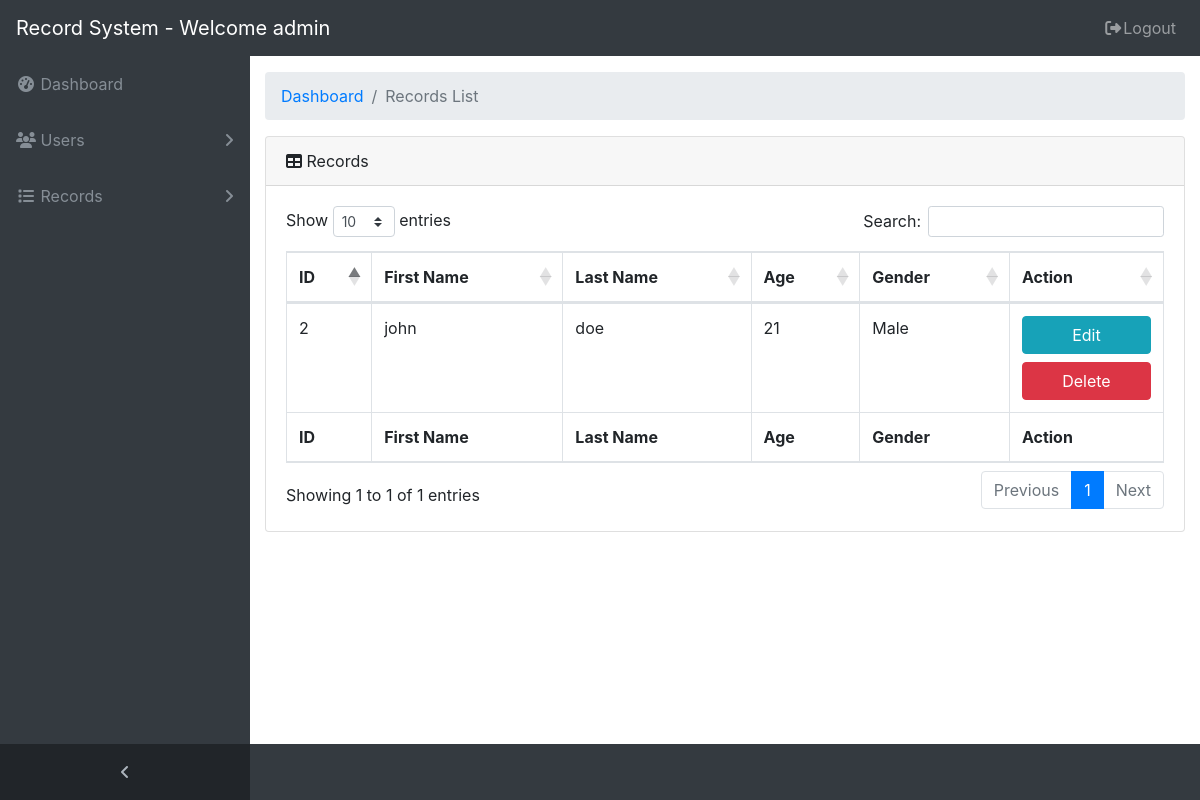
The app's page /recordslist.php (signed in) with its own data.
### tables this page shows
CREATE TABLE `tbl_records` (
  `id` int(11) NOT NULL,
  `firstname` text,
  `lastname` text,
  `age` text,
  `gender` text
);

### recordslist.php (the view, shortened to what this page needs)
<!DOCTYPE html>
<html lang="en">
<?php include 'header.php'; ?>
<body class="fixed-nav sticky-footer bg-dark" id="page-top">
  <?php include 'navbar.php'?>
  <div class="content-wrapper">
    <div class="container-fluid">
      <ol class="breadcrumb">
        <li class="breadcrumb-item">
          <a href="#">Dashboard</a>
        </li>
        <li class="breadcrumb-item active">Records List</li>
      </ol>
      <div class="card mb-3">
        <div class="card-header">
          <i class="fa fa-table"></i> Records</div>
        <div class="card-body">
          <div class="table-responsive">
            <table class="table table-bordered" id="dataTable" width="100%" cellspacing="0">
              <thead>
                <tr>
                  <th>ID</th>
                  <th>First Name</th>
                  <th>Last Name</th>
                  <th>Age</th>
                  <th>Gender</th>
                  <th>Action</th>
                </tr>
              </thead>
              <tfoot>
                <tr>
                  <th>ID</th>
                  <th>First Name</th>
                  <th>Last Name</th>
                  <th>Age</th>
                  <th>Gender</th>
                  <th>Action</th>
                </tr>
              </tfoot>
              <tbody>
                <?php
                  include 'php/db.inc.php';
                  $sql = "SELECT * FROM tbl_records ORDER BY id DESC";
                  $result = $conn->query($sql);
                  while($row = $result->fetch_assoc()){
                    echo '
                      <tr>
                        <td>'.$row["id"].'</td>
                        <td>'.$row["firstname"].'</td>
                        <td>'.$row["lastname"].'</td>
                        <td>'.$row["age"].'</td>
                        <td>'.$row["gender"].'</td>
                        <td>
                          <a class="btn btn-info btn-block"
                            href="editrecord.php?id='.$row["id"].'">Edit</a>
                          <a class="btn btn-danger btn-block"
                            href="php/deleterecord.php?id='.$row["id"].'">Delete</a>
                        </td>
                      </tr>
                    ';
                  }
                ?>
              </tbody>
            </table>
          </div>
        </div>
      </div>
    </div>
  </div>
</body>
</html>

### css/sb-admin.css (style rules this page uses)
html { position: relative; min-height: 100%; }
body { overflow-x: hidden; }
body.sticky-footer { margin-bottom: 56px; }
body.sticky-footer .content-wrapper { min-height: calc(100vh - 56px - 56px); }
body.fixed-nav { padding-top: 56px; }
.content-wrapper { min-height: calc(100vh - 56px); padding-top: 1rem; }
.content-wrapper { overflow-x: hidden; background: white; }
@media (min-width: 992px) { .content-wrapper { margin-left: 250px; } }

### records on screen
tbl_records: id "2", firstname "john", lastname "doe", age "21", gender "Male"

### other values on screen
$_SESSION["username"] "admin"
